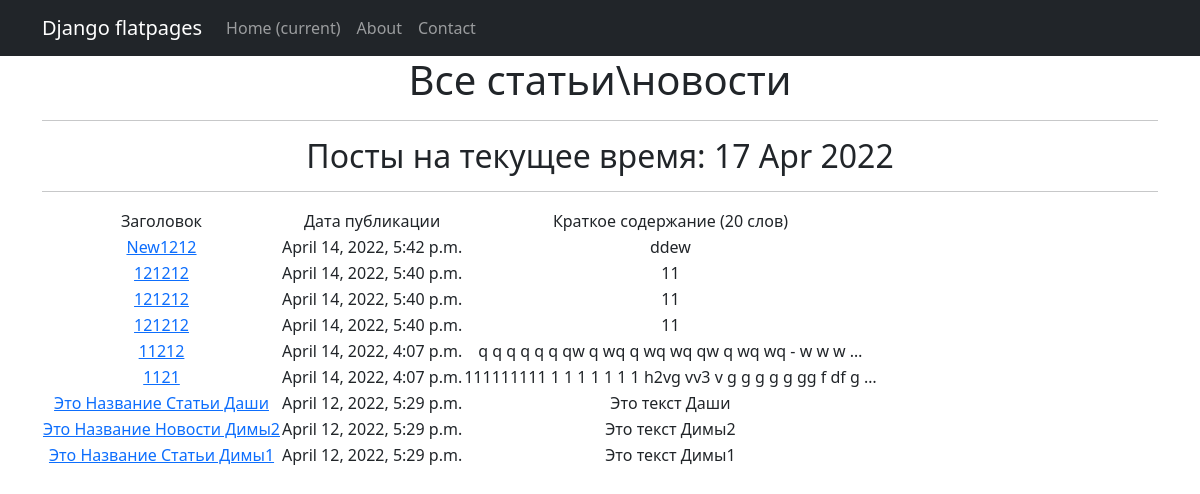
Page /news/ on the committed database.
### news/models.py (models this page shows, shortened)
class Post(models.Model):
    article = 'a'
    news = 'n'
    POST_TYPE = [
        (article, "Статья"),
        (news, "Новость")
    ]
    author = models.ForeignKey(Author, on_delete=models.CASCADE)
    post_type = models.CharField(max_length=1, choices=POST_TYPE, default=article)
    created = models.DateTimeField(auto_now_add=True)
    cats = models.ManyToManyField(Category, through='PostCategory')
    title = models.CharField(max_length=256)
    text = models.TextField()
    rating = models.IntegerField(default=0)

### news/views.py (the view)
# urls.py: path('', NewsView.as_view(), name='news'),
class NewsView(ListView):
    model = Post
    template_name = 'news/news.html'
    context_object_name = 'news'
    queryset = Post.objects.order_by('-id')
    paginate_by = 10
    form_class = PostForm
    def get_context_data(self, **kwargs):
        context = super().get_context_data(**kwargs)
        context['time_now'] = datetime.utcnow()
        context['value1'] = None
        return context

### news/templatetags/custom_filters.py (called while the page is built)
@register.filter (name = 'Censor')
def Censor (value):
    cens = ('qwerty', 'solomid')
    text = set(value.split())
    for x in text:
        for y in cens:
            if x == y:
                return value.replace(x, '-',3)
    return value

### templates/news/news.html (shortened to what this page needs)
{% extends 'flatpages/default.html' %}
{% load custom_filters %}
{% block content %}
    <h1>Все статьи\новости</h1>
    <hr>
    <h2>Посты на текущее время: {{ time_now|date:'d M Y' }} </h2>
    <hr>
    {% if news %}
        <table>
            <tr>
                <td>
                    Заголовок
                </td>
                <td>
                    Дата публикации
                </td>
                <td>
                    Краткое содержание (20 слов)
                </td>
            </tr>
        {% for new in news %}
            <tr>
                <td>
                    <a href="{% url 'post_detail' new.id %}">{{ new.title|title|Censor }}</a>
                </td>
                <td>
                    {{new.created}}
                </td>
                <td>
                    {{new.text|truncatewords:20|Censor}}
                </td>
            </tr>
        {% endfor %}
        </table>
    {% else %} Постов нет!</h2>
    {% endif %}
<br>
<br>
{% endblock content %}

### rows in the picture
Post: title|Censor "New1212", created "April 14, 2022, 5:42 p.m.", text|Censor "ddew"
Post: title|Censor "121212", created "April 14, 2022, 5:40 p.m.", text|Censor "11"
Post: title|Censor "121212", created "April 14, 2022, 5:40 p.m.", text|Censor "11"
Post: title|Censor "121212", created "April 14, 2022, 5:40 p.m.", text|Censor "11"
Post: title|Censor "11212", created "April 14, 2022, 4:07 p.m.", text|Censor "q q q q q q qw q wq q wq wq qw q wq wq - w w w …"
Post: title|Censor "1121", created "April 14, 2022, 4:07 p.m.", text|Censor "111111111 1 1 1 1 1 1 1 h2vg vv3 v g g g g g gg f df g …"
Post: title|Censor "Это Название Статьи Даши", created "April 12, 2022, 5:29 p.m.", text|Censor "Это текст Даши"
Post: title|Censor "Это Название Новости Димы2", created "April 12, 2022, 5:29 p.m.", text|Censor "Это текст Димы2"
Post: title|Censor "Это Название Статьи Димы1", created "April 12, 2022, 5:29 p.m.", text|Censor "Это текст Димы1"

### other values in the picture
{{ time_now|date:'d M Y' }} "17 Apr 2022"
